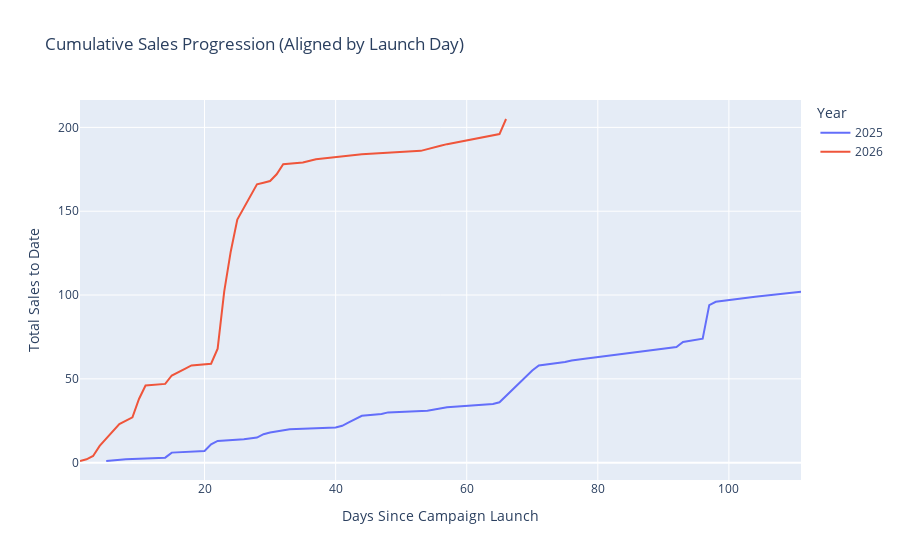

Source (notebook cell):
### Code cell
x_axis_col = 'days_from_start'
x_label = 'Days Since Campaign Launch'
title_suffix = "(Aligned by Launch Day)"


fig_cum = px.line(
                    daily_sales, 
                    x=x_axis_col, 
                    y='cumulative_sales', 
                    color='campaign_year',
                    title=f"Cumulative Sales Progression {title_suffix}",
                    labels={x_axis_col: x_label, 'cumulative_sales': 'Total Sales to Date', 'campaign_year': 'Year'})

fig_cum.show()

### Figure 1 — Plotly figure (JSON) as saved in the notebook; plotly's stock layout.template omitted (floating-point values rounded to 4 significant figures)
{"data": [{"hovertemplate": "Year=2025<br>Days Since Campaign Launch=%{x}<br>Total Sales to Date=%{y}<extra></extra>", "legendgroup": "2025", "line": {"color": "#636efa", "dash": "solid"}, "marker": {"symbol": "circle"}, "mode": "lines", "name": "2025", "orientation": "v", "showlegend": true, "type": "scatter", "x": [5, 8, 14, 15, 20, 21, 22, 26, 28, 29, 30, 33, 40, 41, 42, 43, 44, 47, 48, 54, 57, 64, 65, 70, 71, 75, 76, 78, 92, 93, 96, 97, 98, 104, 111], "xaxis": "x", "y": [1, 2, 3, 6, 7, 11, 13, 14, 15, 17, 18, 20, 21, 22, 24, 26, 28, 29, 30, 31, 33, 35, 36, 55, 58, 60, 61, 62, 69, 72, 74, 94, 96, 99, 102], "yaxis": "y"}, {"hovertemplate": "Year=2026<br>Days Since Campaign Launch=%{x}<br>Total Sales to Date=%{y}<extra></extra>", "legendgroup": "2026", "line": {"color": "#EF553B", "dash": "solid"}, "marker": {"symbol": "circle"}, "mode": "lines", "name": "2026", "orientation": "v", "showlegend": true, "type": "scatter", "x": [1, 2, 3, 4, 7, 8, 9, 10, 11, 14, 15, 17, 18, 21, 22, 23, 24, 25, 28, 29, 30, 31, 32, 35, 37, 44, 53, 56, 57, 65, 66], "xaxis": "x", "y": [1, 2, 4, 10, 23, 25, 27, 38, 46, 47, 52, 56, 58, 59, 68, 102, 126, 145, 166, 167, 168, 172, 178, 179, 181, 184, 186, 189, 190, 196, 205], "yaxis": "y"}], "layout": {"legend": {"title": {"text": "Year"}, "tracegroupgap": 0}, "title": {"text": "Cumulative Sales Progression (Aligned by Launch Day)"}, "xaxis": {"anchor": "y", "domain": [0, 1], "title": {"text": "Days Since Campaign Launch"}}, "yaxis": {"anchor": "x", "domain": [0, 1], "title": {"text": "Total Sales to Date"}}}}
